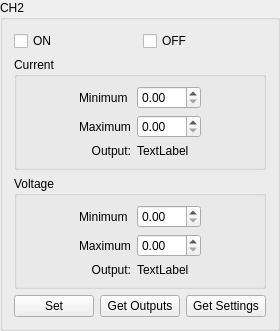
        <widget class="QGroupBox" name="groupBox_CH2">
         <property name="title">
          <string>CH2</string>
         </property>
         <layout class="QGridLayout" name="gridLayout_4">
          <item row="0" column="0" colspan="2">
           <widget class="QCheckBox" name="checkBox_CH2_ON">
            <property name="text">
             <string>ON</string>
            </property>
           </widget>
          </item>
          <item row="0" column="2" colspan="2">
           <widget class="QCheckBox" name="checkBox_CH2_OFF">
            <property name="text">
             <string>OFF</string>
            </property>
           </widget>
          </item>
          <item row="1" column="0" colspan="4">
           <widget class="QGroupBox" name="groupBox_CH2_Current">
            <property name="sizePolicy">
             <sizepolicy hsizetype="Preferred" vsizetype="Maximum">
              <horstretch>0</horstretch>
              <verstretch>0</verstretch>
             </sizepolicy>
            </property>
            <property name="title">
             <string>Current</string>
            </property>
            <layout class="QGridLayout" name="gridLayout_12">
             <item row="1" column="1">
              <widget class="QLabel" name="label_CH2_Current_Min">
               <property name="sizePolicy">
                <sizepolicy hsizetype="Maximum" vsizetype="Preferred">
                 <horstretch>0</horstretch>
                 <verstretch>0</verstretch>
                </sizepolicy>
               </property>
               <property name="text">
                <string>Minimum</string>
               </property>
              </widget>
             </item>
             <item row="2" column="1">
              <widget class="QLabel" name="label_CH2_Current_Max">
               <property name="sizePolicy">
                <sizepolicy hsizetype="Maximum" vsizetype="Preferred">
                 <horstretch>0</horstretch>
                 <verstretch>0</verstretch>
                </sizepolicy>
               </property>
               <property name="text">
                <string>Maximum</string>
               </property>
              </widget>
             </item>
             <item row="1" column="2">
              <widget class="QDoubleSpinBox" name="doubleSpinBox_CH2_Current_Min">
               <property name="sizePolicy">
                <sizepolicy hsizetype="MinimumExpanding" vsizetype="Fixed">
                 <horstretch>0</horstretch>
                 <verstretch>0</verstretch>
                </sizepolicy>
               </property>
              </widget>
             </item>
             <item row="3" column="2">
              <widget class="QLabel" name="label_CH2_Current_Output_Result">
               <property name="sizePolicy">
                <sizepolicy hsizetype="Preferred" vsizetype="Maximum">
                 <horstretch>0</horstretch>
                 <verstretch>0</verstretch>
                </sizepolicy>
               </property>
               <property name="text">
                <string>TextLabel</string>
               </property>
              </widget>
             </item>
             <item row="2" column="3">
              <spacer name="horizontalSpacer_24">
               <property name="orientation">
                <enum>Qt::Horizontal</enum>
               </property>
               <property name="sizeHint" stdset="0">
                <size>
                 <width>0</width>
                 <height>0</height>
                </size>
               </property>
              </spacer>
             </item>
             <item row="2" column="0">
              <spacer name="horizontalSpacer_25">
               <property name="orientation">
                <enum>Qt::Horizontal</enum>
               </property>
               <property name="sizeHint" stdset="0">
                <size>
                 <width>0</width>
                 <height>0</height>
                </size>
               </property>
              </spacer>
             </item>
             <item row="2" column="2">
              <widget class="QDoubleSpinBox" name="doubleSpinBox_CH2_Current_Max">
               <property name="sizePolicy">
                <sizepolicy hsizetype="MinimumExpanding" vsizetype="Fixed">
                 <horstretch>0</horstretch>
                 <verstretch>0</verstretch>
                </sizepolicy>
               </property>
               <property name="maximum">
                <double>100.000000000000000</double>
               </property>
              </widget>
             </item>
             <item row="3" column="1">
              <widget class="QLabel" name="label_CH2_Current_Output">
               <property name="sizePolicy">
                <sizepolicy hsizetype="Preferred" vsizetype="Maximum">
                 <horstretch>0</horstretch>
                 <verstretch>0</verstretch>
                </sizepolicy>
               </property>
               <property name="text">
                <string> Output:</string>
               </property>
               <property name="alignment">
                <set>Qt::AlignRight|Qt::AlignTrailing|Qt::AlignVCenter</set>
               </property>
              </widget>
             </item>
            </layout>
           </widget>
          </item>
          <item row="2" column="0" colspan="4">
           <widget class="QGroupBox" name="groupBox_CH2_Voltage">
            <property name="sizePolicy">
             <sizepolicy hsizetype="Preferred" vsizetype="Maximum">
              <horstretch>0</horstretch>
              <verstretch>0</verstretch>
             </sizepolicy>
            </property>
            <property name="title">
             <string>Voltage</string>
            </property>
            <layout class="QGridLayout" name="gridLayout_19">
             <item row="2" column="1">
              <widget class="QLabel" name="label_CH2_Voltage_Max">
               <property name="sizePolicy">
                <sizepolicy hsizetype="Maximum" vsizetype="Preferred">
                 <horstretch>0</horstretch>
                 <verstretch>0</verstretch>
                </sizepolicy>
               </property>
               <property name="text">
                <string>Maximum</string>
               </property>
              </widget>
             </item>
             <item row="2" column="2">
              <widget class="QDoubleSpinBox" name="doubleSpinBox_CH2_Voltage_Max">
               <property name="sizePolicy">
                <sizepolicy hsizetype="MinimumExpanding" vsizetype="Fixed">
                 <horstretch>0</horstretch>
                 <verstretch>0</verstretch>
                </sizepolicy>
               </property>
               <property name="maximum">
                <double>100.000000000000000</double>
               </property>
              </widget>
             </item>
             <item row="1" column="3" rowspan="3">
              <spacer name="horizontalSpacer_36">
               <property name="orientation">
                <enum>Qt::Horizontal</enum>
               </property>
               <property name="sizeHint" stdset="0">
                <size>
                 <width>0</width>
                 <height>0</height>
                </size>
               </property>
              </spacer>
             </item>
             <item row="1" column="1">
              <widget class="QLabel" name="label_CH2_Voltage_Min">
               <property name="sizePolicy">
                <sizepolicy hsizetype="Maximum" vsizetype="Preferred">
                 <horstretch>0</horstretch>
                 <verstretch>0</verstretch>
                </sizepolicy>
               </property>
               <property name="text">
                <string>Minimum</string>
               </property>
              </widget>
             </item>
             <item row="1" column="0" rowspan="3">
              <spacer name="horizontalSpacer_23">
               <property name="orientation">
                <enum>Qt::Horizontal</enum>
               </property>
               <property name="sizeHint" stdset="0">
                <size>
                 <width>0</width>
                 <height>0</height>
                </size>
               </property>
              </spacer>
             </item>
             <item row="1" column="2">
              <widget class="QDoubleSpinBox" name="doubleSpinBox_CH2_Voltage_Min">
               <property name="sizePolicy">
                <sizepolicy hsizetype="MinimumExpanding" vsizetype="Fixed">
                 <horstretch>0</horstretch>
                 <verstretch>0</verstretch>
                </sizepolicy>
               </property>
              </widget>
             </item>
             <item row="3" column="2">
              <widget class="QLabel" name="label_CH2_Voltage_Output_Result">
               <property name="sizePolicy">
                <sizepolicy hsizetype="Preferred" vsizetype="Maximum">
                 <horstretch>0</horstretch>
                 <verstretch>0</verstretch>
                </sizepolicy>
               </property>
               <property name="text">
                <string>TextLabel</string>
               </property>
              </widget>
             </item>
             <item row="3" column="1">
              <widget class="QLabel" name="label_CH2_Voltage_Output">
               <property name="sizePolicy">
                <sizepolicy hsizetype="Preferred" vsizetype="Maximum">
                 <horstretch>0</horstretch>
                 <verstretch>0</verstretch>
                </sizepolicy>
               </property>
               <property name="text">
                <string> Output:</string>
               </property>
               <property name="alignment">
                <set>Qt::AlignRight|Qt::AlignTrailing|Qt::AlignVCenter</set>
               </property>
              </widget>
             </item>
            </layout>
           </widget>
          </item>
          <item row="3" column="0">
           <widget class="QPushButton" name="pushButton_CH2_Set">
            <property name="text">
             <string>Set</string>
            </property>
           </widget>
          </item>
          <item row="3" column="1" colspan="2">
           <widget class="QPushButton" name="pushButton_CH2_Get_Outputs">
            <property name="text">
             <string>Get Outputs</string>
            </property>
           </widget>
          </item>
          <item row="3" column="3">
           <widget class="QPushButton" name="pushButton_CH2_Get_Settings">
            <property name="text">
             <string>Get Settings</string>
            </property>
           </widget>
          </item>
         </layout>
        </widget>
